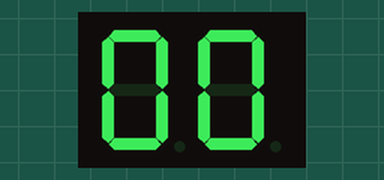
This sketch was run on a simulated ESP32. On the bench: 2-digit seven-segment display. Wiring (inferred from the names in the program): 2-digit 7-segment display, segments lit when LOW: segments GPIO 2, GPIO 4, GPIO 5, GPIO 12, GPIO 13, GPIO 14, GPIO 15; digit selects GPIO 25, GPIO 26. The segment pins are drawn as the display they are named for.

Above: at 0.1 s.
At 5.7 s:
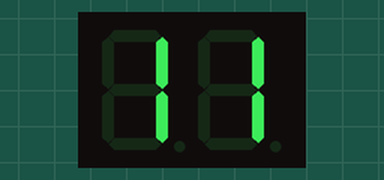
At 10.2 s:
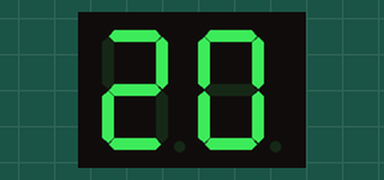
At 19.4 s:
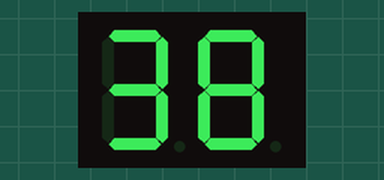
At 28.5 s:
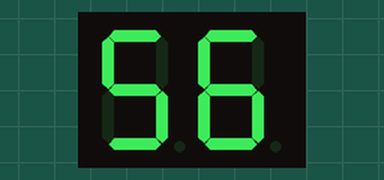
At 38.6 s:
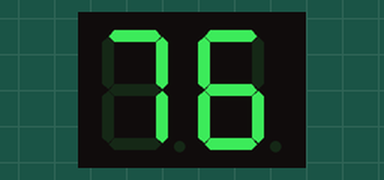

Measured:
- what the display in image 0 shows lasts 0.6 s, from 0.0 s to 0.6 s

The sketch:

Codigo_disp_dos_dig.ino
```cpp
const int segmentPins[7] = {2, 4, 5, 12, 13, 14, 15}; // Pines conectados a cada segmento del display (A a G)
const int transistor1 = 25; // Pin del transistor para el Display 1
const int transistor2 = 26; // Pin del transistor para el Display 2

// Matriz de segmentos para los números del 0 al 9 (ajustada para ánodo común)
const byte numbers[10][7] = {
  {0, 0, 0, 0, 0, 0, 1}, // 0
  {1, 0, 0, 1, 1, 1, 1}, // 1
  {0, 0, 1, 0, 0, 1, 0}, // 2
  {0, 0, 0, 0, 1, 1, 0}, // 3
  {1, 0, 0, 1, 1, 0, 0}, // 4
  {0, 1, 0, 0, 1, 0, 0}, // 5
  {0, 1, 0, 0, 0, 0, 0}, // 6
  {0, 0, 0, 1, 1, 1, 1}, // 7
  {0, 0, 0, 0, 0, 0, 0}, // 8
  {0, 0, 0, 0, 1, 0, 0}  // 9
};

int number = 0; // Número a mostrar
unsigned long lastUpdateTime = 0;
const int updateInterval = 500; // Intervalo de actualización en ms

void setup() {
  for (int i = 0; i < 7; i++) {
    pinMode(segmentPins[i], OUTPUT);
    digitalWrite(segmentPins[i], HIGH); // Apagar segmentos (ánodo común)
  }
  pinMode(transistor1, OUTPUT);
  pinMode(transistor2, OUTPUT);
  digitalWrite(transistor1, LOW); // Apagar displays al inicio
  digitalWrite(transistor2, LOW);
}

void loop() {
  unsigned long currentTime = millis();
  if (currentTime - lastUpdateTime >= updateInterval) {
    lastUpdateTime = currentTime;
    number++;
    if (number > 99) number = 0;
  }

  int tens = number / 10; // Decenas
  int units = number % 10; // Unidades

  // Mostrar decenas
  digitalWrite(transistor1, HIGH); // Activar Display 1
  digitalWrite(transistor2, LOW);
  setSegments(numbers[tens]);
  delay(5);

  // Mostrar unidades
  digitalWrite(transistor1, LOW);
  digitalWrite(transistor2, HIGH); // Activar Display 2
  setSegments(numbers[units]);
  delay(5);
}

// Función para actualizar los segmentos del display
void setSegments(const byte num[7]) {
  for (int i = 0; i < 7; i++) {
    digitalWrite(segmentPins[i], num[i]); // LOW enciende el segmento (ánodo común)
  }
}
```
